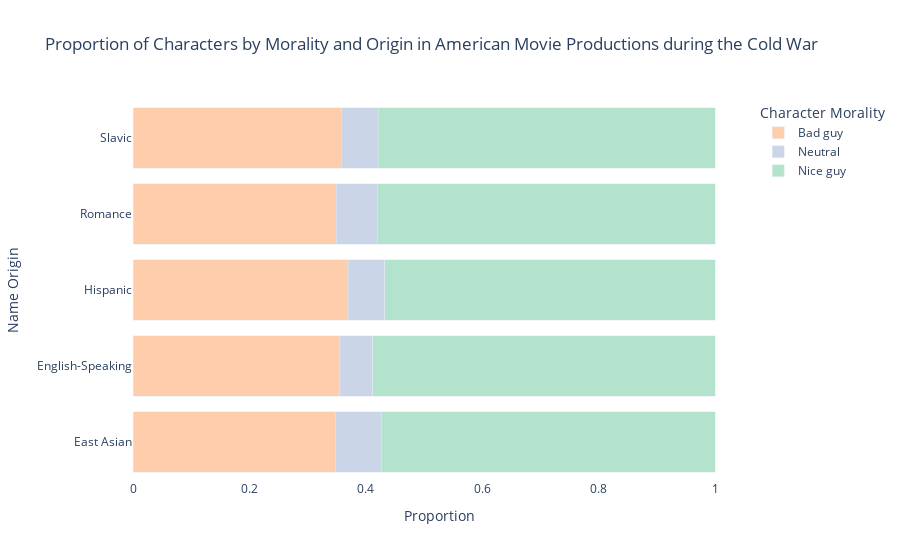

Notebook code cell kept with this figure:
### Code cell
proportion_plot(df_usa_cold_plot, "Proportion of Characters by Morality and Origin in American Movie Productions during the Cold War")

### Figure 1 — Plotly figure (JSON) as saved in the notebook; plotly's stock layout.template omitted (floating-point values rounded to 4 significant figures)
{"data": [{"alignmentgroup": "True", "hovertemplate": "Character Morality=Bad guy<br>Proportion=%{x}<br>Name Origin=%{y}<extra></extra>", "legendgroup": "Bad guy", "marker": {"color": "#FDCDAC", "pattern": {"shape": ""}}, "name": "Bad guy", "offsetgroup": "Bad guy", "orientation": "h", "showlegend": true, "textposition": "auto", "type": "bar", "x": [0.3469, 0.3538, 0.3692, 0.3488, 0.3577], "xaxis": "x", "y": ["East Asian", "English-Speaking", "Hispanic", "Romance", "Slavic"], "yaxis": "y"}, {"alignmentgroup": "True", "hovertemplate": "Character Morality=Neutral<br>Proportion=%{x}<br>Name Origin=%{y}<extra></extra>", "legendgroup": "Neutral", "marker": {"color": "#CBD5E8", "pattern": {"shape": ""}}, "name": "Neutral", "offsetgroup": "Neutral", "orientation": "h", "showlegend": true, "textposition": "auto", "type": "bar", "x": [0.07908, 0.05821, 0.06295, 0.0705, 0.06312], "xaxis": "x", "y": ["East Asian", "English-Speaking", "Hispanic", "Romance", "Slavic"], "yaxis": "y"}, {"alignmentgroup": "True", "hovertemplate": "Character Morality=Nice guy<br>Proportion=%{x}<br>Name Origin=%{y}<extra></extra>", "legendgroup": "Nice guy", "marker": {"color": "#B3E2CD", "pattern": {"shape": ""}}, "name": "Nice guy", "offsetgroup": "Nice guy", "orientation": "h", "showlegend": true, "textposition": "auto", "type": "bar", "x": [0.574, 0.588, 0.5678, 0.5807, 0.5792], "xaxis": "x", "y": ["East Asian", "English-Speaking", "Hispanic", "Romance", "Slavic"], "yaxis": "y"}], "layout": {"bargap": 0.2, "barmode": "stack", "legend": {"title": {"text": "Character Morality"}, "tracegroupgap": 0}, "plot_bgcolor": "white", "title": {"text": "Proportion of Characters by Morality and Origin in American Movie Productions during the Cold War"}, "xaxis": {"anchor": "y", "domain": [0, 1], "showgrid": false, "title": {"text": "Proportion"}}, "yaxis": {"anchor": "x", "domain": [0, 1], "showgrid": false, "title": {"text": "Name Origin"}}}}
